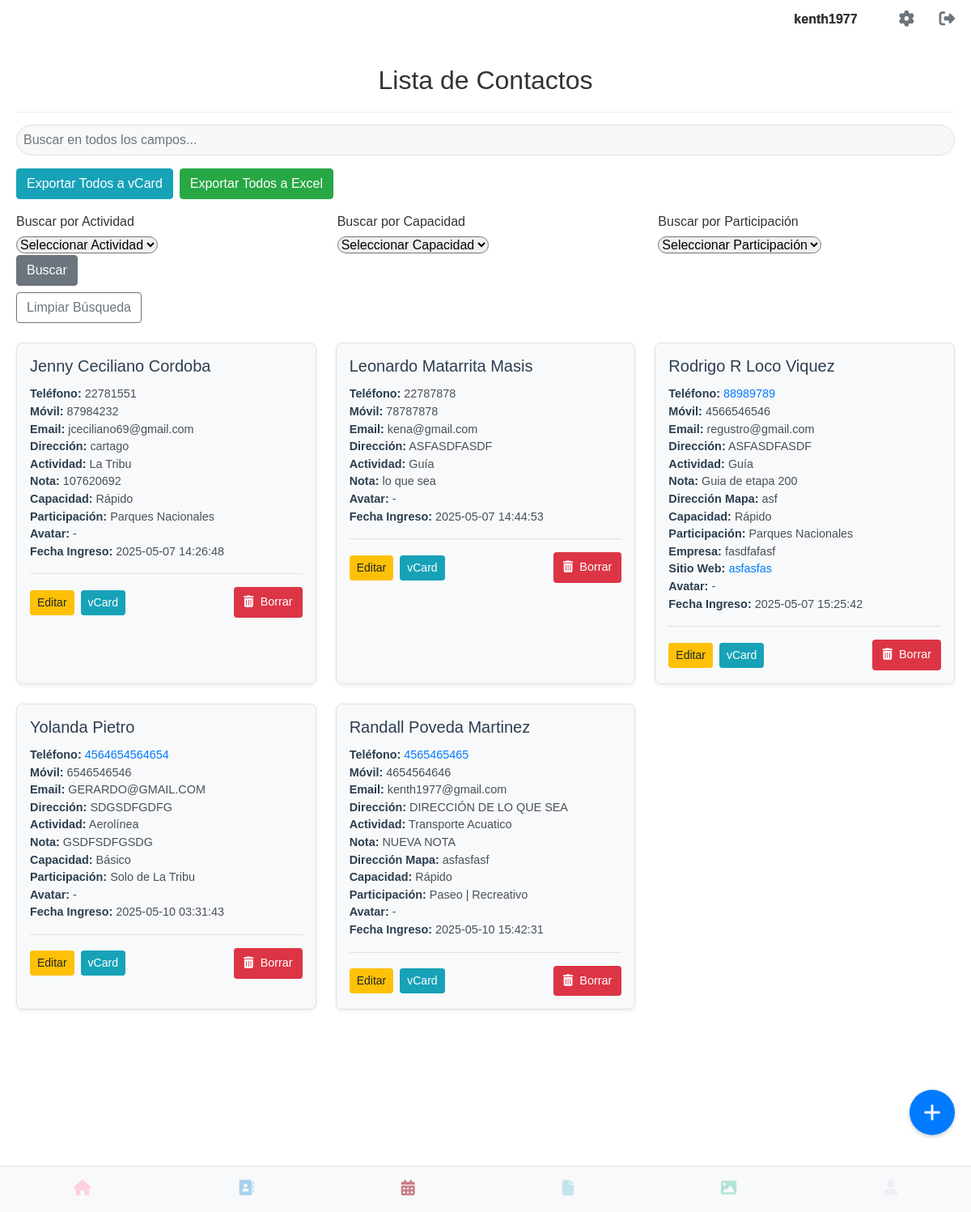
/listar_contacto (signed in), run on the app's committed database.
### app.py (models this page shows, shortened)
class User(UserMixin, db.Model):
    __tablename__ = 'users'
    id = db.Column(db.Integer, primary_key=True)
    username = db.Column(db.String(80), unique=True, nullable=False)
    email = db.Column(db.String(120), unique=True, nullable=False)
    cedula = db.Column(db.String(20), unique=True, nullable=False)
    telefono = db.Column(db.String(20), nullable=False)
    password_hash = db.Column(db.String(128))
    image_filename = db.Column(db.String(255), nullable=True)
    @property
    def is_active(self):
        return True

class Contacto(db.Model):
    id = db.Column(db.Integer, primary_key=True)
    nombre = db.Column(db.String(100), nullable=False)
    primer_apellido = db.Column(db.String(100))
    segundo_apellido = db.Column(db.String(100))
    telefono = db.Column(db.String(20), nullable=False)
    movil = db.Column(db.String(20))
    email = db.Column(db.String(120))
    direccion = db.Column(db.String(200))
    actividad = db.Column(db.String(100))  # Corrección: Usando 'actividad' para el modelo
    tipo_actividad = db.Column(db.String(100)) # Manteniendo tipo_actividad si lo usas en el formulario
    nota = db.Column(db.Text)
    direccion_mapa = db.Column(db.String(255))
    avatar_path = db.Column(db.String(255)) # Para guardar la ruta del avatar
    fecha_ingreso = db.Column(db.DateTime, default=datetime.utcnow)
    usuario_id = db.Column(db.Integer, db.ForeignKey('users.id'), nullable=False)
    usuario = db.relationship('User', backref=db.backref('contactos', lazy=True))
    empresa = db.Column(db.String(100))
    sitio_web = db.Column(db.String(200))
    capacidad_persona = db.Column(db.String(20))
    participacion = db.Column(db.String(30))

### app.py (the view)
@app.route('/listar_contacto')
@login_required
def listar_contacto():
    form_busqueda = BusquedaContactoForm()
    contactos = Contacto.query.filter_by(usuario_id=current_user.id).all()
    return render_template('listar_contacto.html', contactos=contactos, form_busqueda=form_busqueda)

### app.py (called while the page is built)
@login_manager.user_loader
def load_user(user_id):
    return User.query.get(int(user_id))

### templates/listar_contacto.html (shortened to what this page needs)
{% extends 'base.html' %}
{% block content %}
  <div class="contactos-container">
    {% if current_user.is_authenticated %}
        <div class="top-right">
            <span class="username-display">{{ current_user.username }}</span>
            <a href="{{ url_for('perfil') }}" class="gear-icon"><i class="fas fa-cog"></i></a>
            <a href="{{ url_for('logout') }}" class="logout-icon"><i class="fas fa-sign-out-alt"></i></a>
        </div>
    {% endif %}
    <h1>Lista de Contactos</h1>
    <div class="search-container mt-3">
      <input type="text" id="searchInput" class="form-control rounded-pill" placeholder="Buscar en todos los campos...">
    </div>
    <div class="export-buttons mt-3">
      <a href="{{ url_for('exportar_todos_vcard') }}" class="btn btn-info">Exportar Todos a vCard</a>
      <a href="{{ url_for('exportar_todos_excel') }}" class="btn btn-success">Exportar Todos a Excel</a>
    </div>
    <div class="filter-form mt-3">
      <form method="POST" action="{{ url_for('buscar_contacto') }}" class="row g-3 align-items-center">
        <div class="col-md-4">
          {{ form_busqueda.busqueda_actividad.label(class="form-label") }}
          {{ form_busqueda.busqueda_actividad(class="rounded-pill form-select") }}
        </div>
        <div class="col-md-4">
          {{ form_busqueda.busqueda_capacidad_persona.label(class="form-label") }}
          {{ form_busqueda.busqueda_capacidad_persona(class="rounded-pill form-select") }}
        </div>
        <div class="col-md-4">
          {{ form_busqueda.busqueda_participacion.label(class="form-label") }}
          {{ form_busqueda.busqueda_participacion(class="rounded-pill form-select") }}
        </div>
        <div class="col-auto">
          {{ form_busqueda.submit_buscar(class="btn btn-secondary") }}
        </div>
      </form>
      <a href="{{ url_for('listar_contacto') }}" class="btn btn-outline-secondary mt-2">Limpiar Búsqueda</a>
    </div>
    <div class="contacts-grid mt-4">
      {% if contactos %}
        {% for contacto in contactos %}
          <div class="contact-card border rounded-4" style="border-width: 0.5px; border-color: #ccc;">
            <div class="card-body">
              <h5 class="card-title">{{ contacto.nombre | title }} {% if contacto.primer_apellido %}{{ contacto.primer_apellido | title }}{% endif %} {% if contacto.segundo_apellido %}{{ contacto.segundo_apellido | title }}{% endif %}</h5>
              <p class="card-text">
                <strong>Teléfono:</strong>
                {% if contacto.telefono and not contacto.telefono.startswith('2') %}
                  <a href="https://wa.me/506{{ contacto.telefono }}">{{ contacto.telefono }}</a>
                {% else %}
                  {{ contacto.telefono }}
                {% endif %}
                <br>
                {% if contacto.movil %}<strong>Móvil:</strong> {{ contacto.movil }}<br>{% endif %}
                {% if contacto.email %}<strong>Email:</strong> {{ contacto.email }}<br>{% endif %}
                {% if contacto.direccion %}<strong>Dirección:</strong> {{ contacto.direccion }}<br>{% endif %}
                {% if contacto.tipo_actividad %}<strong>Actividad:</strong> {{ contacto.tipo_actividad }}<br>{% endif %}
                {% if contacto.nota %}<strong>Nota:</strong> {{ contacto.nota }}<br>{% endif %}
                {% if contacto.direccion_mapa %}<strong>Dirección Mapa:</strong> {{ contacto.direccion_mapa }}<br>{% endif %}
                {% if contacto.capacidad_persona %}<strong>Capacidad:</strong> {{ contacto.capacidad_persona }}<br>{% endif %}
                {% if contacto.participacion %}<strong>Participación:</strong> {{ contacto.participacion }}<br>{% endif %}
                {% if contacto.empresa %}<strong>Empresa:</strong> {{ contacto.empresa }}<br>{% endif %}
                {% if contacto.sitio_web %}<strong>Sitio Web:</strong> <a href="{{ contacto.sitio_web }}" target="_blank">{{ contacto.sitio_web }}</a><br>{% endif %}
                <strong>Avatar:</strong>
                {% if contacto.avatar_path %}
                  <img src="{{ url_for('static', filename='images/' + contacto.avatar_path.split('/')[-1]) }}" alt="Avatar" style="width: 50px; height: 50px; border-radius: 50%;">
                {% else %}
                  -
                {% endif %}
                <br>
                <strong>Fecha Ingreso:</strong> {{ contacto.fecha_ingreso.strftime('%Y-%m-%d %H:%M:%S') }}<br>
              </p>
              <hr>
              <div class="contact-actions">
                <div class="action-buttons">
                  <a href="{{ url_for('editar_contacto', id=contacto.id) }}" class="btn btn-sm btn-warning">Editar</a>
                  <a href="{{ url_for('exportar_vcard', contacto_id=contacto.id) }}" class="btn btn-sm btn-info">vCard</a>
                </div>
                <div>
                  <button type="button" class="btn btn-sm btn-danger borrar-contacto-btn-swal"
                          data-contacto-id="{{ contacto.id }}"
                          data-contacto-nombre="{{ contacto.nombre }}">
                    <i class="fas fa-trash-alt"></i> Borrar
                  </button>
                </div>
              </div>
            </div>
          </div>
        {% endfor %}
      {% else %}
        <p>No tienes contactos en tu agenda.</p>
      {% endif %}
    </div>
    <a href="{{ url_for('crear_contacto') }}" class="floating-button">
      <i class="fas fa-plus"></i>
    </a>
  </div>
{% endblock %}

### templates/base.html (shortened to what this page needs)
<!DOCTYPE html>
<html lang="es">
<head>
    <link rel="stylesheet" type="text/css" href="{{ url_for('static', filename='css/main.css') }}">
    <link rel="stylesheet" href="https://cdn.jsdelivr.net/npm/sweetalert2@11/dist/sweetalert2.min.css">
</head>
<body>
	<div class="contactos-container">
    {% if current_user.is_authenticated %}
        <div class="top-right">
            <span class="username-display">{{ current_user.username }}</span>
            <a href="{{ url_for('perfil') }}" class="gear-icon"><i class="fas fa-cog"></i></a>
            <a href="{{ url_for('logout') }}" class="logout-icon"><i class="fas fa-sign-out-alt"></i></a>
        </div>
    {% endif %}
</div>
{% include "flash.html" %}
<div class="container-block margin-bottom-large">
    {% block content %}
    {% endblock %}
</div>
{% include "navbar.html" %}
</body>
</html>

### templates/flash.html (shortened to what this page needs)
<div class="container">
</div>

### templates/navbar.html
<nav class="magic-navbar">
    <div class="magic-nav-buttons">
        <div class="magic-nav-button">
            <a href="{{ url_for('index') }}">
                <i class="fas fa-home"></i>
            </a>
        </div>
        <div class="magic-nav-button">
            <a href="{{ url_for('listar_contacto') }}">
                <i class="fa-solid fa-address-book"></i>
            </a>
        </div>
        <div class="magic-nav-button">
            <a href="{{ url_for('calendario') }}">
                <i class="fa-solid fa-calendar-days"></i>
            </a>
        </div>
        <div class="magic-nav-button">
            <a href="{{ url_for('ver_facturas') }}">
                <i class="fa-solid fa-file"></i>
            </a>
        </div>
        <div class="magic-nav-button">
            <a href="#">
                <i class="fa-solid fa-image"></i>
            </a>
        </div>
        <div class="magic-nav-button">
            {% if current_user.is_authenticated %}
                <a href="#" style="pointer-events: none; opacity: 0.2;">
                    <i class="fas fa-user"></i>
                </a>
            {% else %}
                <a href="{{ url_for('login') }}">
                    <i class="fas fa-user"></i>
                </a>
            {% endif %}
        </div>
    </div>
</nav>

### static/css/navbar.css (style rules this page uses)
.magic-navbar { background-color: #f8f9fa; color: #343a40; padding: 0.5rem 0; position: fixed; bottom: 0; left: 0; width: 100%; z-index: 1000; border-top: 1px solid #dee2e6; }
.magic-nav-buttons { display: flex; justify-content: space-around; align-items: center; }
.magic-nav-button { flex-grow: 1; text-align: center; padding: 0.5rem 0; }
.magic-nav-button a { display: block; color: inherit; text-decoration: none; }
.magic-nav-button i { font-size: 1.2rem; margin-bottom: 0.2rem; }
.magic-nav-button:nth-child(1) i { color: #FFD1DC; }
.magic-nav-button:nth-child(2) i { color: #A7D1EB; }
.magic-nav-button:nth-child(3) i { color: #c67D84; }
.magic-nav-button:nth-child(4) i { color: #C3E4ED; }
.magic-nav-button:nth-child(5) i { color: #B0E3D5; }
.magic-nav-button:nth-child(6) i { color: #D8BFD8; }

### static/css/base.css (style rules this page uses)
body { font-family: sans-serif; margin: 0; }
.margin-bottom-large { margin-bottom: 250px; }
.container { width: 80%; margin: 20px auto; padding: 20px; }
.top-right { position: absolute; top: 10px; right: 20px; display: flex; align-items: center; }
.gear-icon, .logout-icon { font-size: 24px; text-decoration: none; color: #333; margin-left: 15px; }
.username-display { margin-right: 20px; font-weight: bold; color: #333; }
label { display: block; margin-bottom: 5px; }
input[type="text"], input[type="password"] { width: 100%; padding: 8px; box-sizing: border-box; border-radius: 5px; background-color: #f8f8f8; border: 1px solid #ccc; }

### static/css/forms.css (style rules this page uses)
label { display: block; margin-bottom: 5px; }

### static/css/perfil.css (style rules this page uses)
body { font-family: sans-serif; margin: 20px; }
.search-container { margin-top: 20px; border-top: 1px solid #eee; padding-top: 15px; }
.search-container input[type="text"] { flex-grow: 1; padding: 8px; border: 1px solid #ddd; border-radius: 4px; margin-right: 10px; box-sizing: border-box; }

### static/css/listar_contacto.css (style rules this page uses)
.contactos-container { font-family: Arial, sans-serif; color: #333; }
.contactos-container h1 { text-align: center; margin-bottom: 20px; font-size: 2rem; }
.contactos-container .top-right { display: flex; justify-content: flex-end; align-items: center; gap: 1rem; padding-bottom: 1rem; }
.contactos-container .username-display { font-weight: bold; }
.contactos-container .gear-icon, .contactos-container .logout-icon { color: #6c757d; font-size: 1.2rem; text-decoration: none; }
.contactos-container .search-container { margin-bottom: 1rem; }
.contactos-container .export-buttons { display: flex; gap: 0.5rem; margin-bottom: 1rem; flex-wrap: wrap; }
.contactos-container .export-buttons .btn { margin-bottom: 0.5rem; }
@media (min-width: 576px) { .contactos-container .export-buttons { flex-wrap: nowrap; } }
@media (min-width: 576px) { .contactos-container .export-buttons .btn { margin-bottom: 0; } }
.contactos-container .filter-form { margin-bottom: 1.5rem; }
.contactos-container .contacts-grid { display: grid; grid-template-columns: repeat(auto-fill, minmax(300px, 1fr)); gap: 1.5rem; }
.contactos-container .contact-card { display: flex; flex-direction: column; background-color: #f8f9fa; border: 1px solid #e0e0e0; border-radius: 0.5rem; box-shadow: 0 0.125rem 0.25rem rgba(0, 0, 0, 0.071); }
.contactos-container .contact-card .card-body { padding: 1rem; }
.contactos-container .contact-card .card-title { margin-bottom: 0.75rem; font-size: 1.25rem; color: #2c3e50; }
.contactos-container .contact-card .card-text { font-size: 0.9rem; line-height: 1.5; margin-bottom: 0.5rem; color: #495057; }
.contactos-container .contact-card .card-text strong { font-weight: bold; color: #2c3e50; }
.contactos-container .contact-card .card-text a { color: #007bff; text-decoration: none; }
.contactos-container .contact-actions { display: flex; justify-content: space-between; align-items: center; gap: 0.5rem; }
.contactos-container .action-buttons { display: flex; gap: 0.5rem; }
.contactos-container .floating-button { position: fixed; bottom: 20px; right: 20px; background-color: #007bff; color: white; border-radius: 50%; width: 56px; height: 56px; display: flex; justify-content: center; align-items: center; font-size: 24px; box-shadow: 0 2px 5px rgba(0, 0, 0, 0.2); z-index: 1000; text-decoration: none; }

### data on the page
User: username "kenth1977"
Contacto: nombre "Jenny", primer_apellido "Ceciliano", segundo_apellido "Cordoba", telefono "22781551", movil "87984232", email "jceciliano69@gmail.com", direccion "cartago", tipo_actividad "La Tribu", nota "107620692", capacidad_persona "Rápido", participacion "Parques Nacionales", fecha_ingreso "2025-05-07 14:26:48"
Contacto: nombre "Leonardo", primer_apellido "Matarrita", segundo_apellido "Masis", telefono "22787878", movil "78787878", email "kena@gmail.com", direccion "ASFASDFASDF", tipo_actividad "Guía", nota "lo que sea", fecha_ingreso "2025-05-07 14:44:53"
Contacto: nombre "Rodrigo R", primer_apellido "Loco", segundo_apellido "Viquez", telefono "88989789", movil "4566546546", email "regustro@gmail.com", direccion "ASFASDFASDF", tipo_actividad "Guía", nota "Guia de etapa 200", direccion_mapa "asf", capacidad_persona "Rápido", participacion "Parques Nacionales", empresa "fasdfafasf", sitio_web "asfasfas", fecha_ingreso "2025-05-07 15:25:42"
Contacto: nombre "Yolanda", primer_apellido "Pietro", telefono "4564654564654", movil "6546546546", email "GERARDO@GMAIL.COM", direccion "SDGSDFGDFG", tipo_actividad "Aerolínea", nota "GSDFSDFGSDG", capacidad_persona "Básico", participacion "Solo de La Tribu", fecha_ingreso "2025-05-10 03:31:43"
Contacto: nombre "Randall", primer_apellido "Poveda", segundo_apellido "Martinez", telefono "4565465465", movil "4654564646", email "kenth1977@gmail.com", direccion "DIRECCIÓN DE LO QUE SEA", tipo_actividad "Transporte Acuatico", nota "NUEVA NOTA", direccion_mapa "asfasfasf", capacidad_persona "Rápido", participacion "Paseo | Recreativo", fecha_ingreso "2025-05-10 15:42:31"
